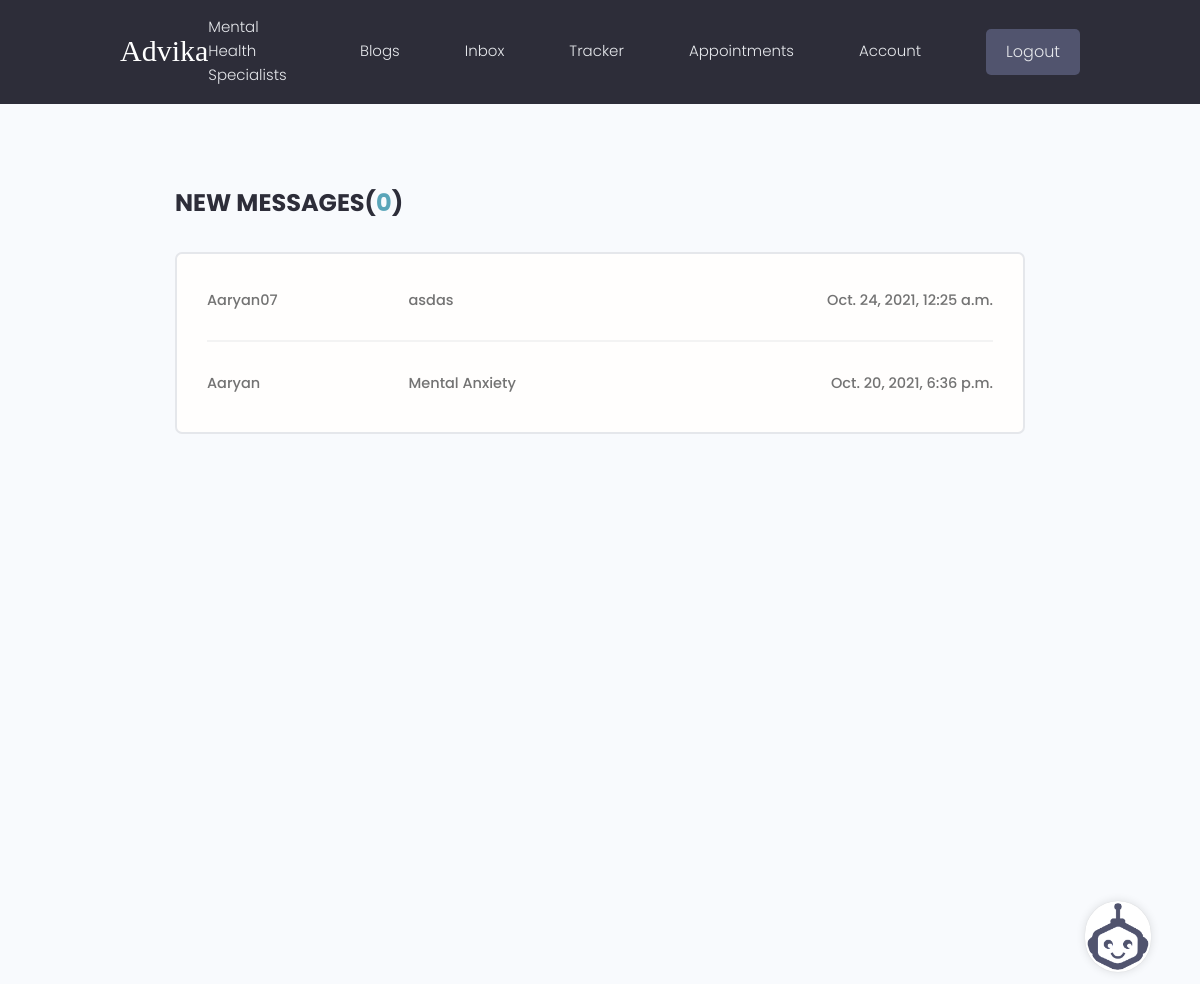
The page /inbox/ (signed in) on the database its author committed.
### users/models.py (models this page shows, shortened)
class Message(models.Model):
    sender = models.ForeignKey(Profile,on_delete=models.SET_NULL,null=True,blank=True)
    recipient = models.ForeignKey(Profile,on_delete=models.SET_NULL,null=True,blank=True,related_name = 'messages')
    name = models.CharField(max_length=200,null=True,blank=True)
    email = models.EmailField(max_length=200,null=True,blank=True)
    subject = models.CharField(max_length=200,null=True,blank=True)
    is_read = models.BooleanField(default=False,null=True)
    body = models.TextField()
    created = models.DateTimeField(auto_now_add=True)
    id = models.UUIDField(default=uuid.uuid4, unique=True,
                          primary_key=True, editable=False)
    class Meta:
        ordering = ['is_read','-created']

### users/views.py (the view)
# urls.py: path('inbox/',views.inbox,name='inbox'),
@login_required(login_url='login')
def inbox(request):
    profile = request.user.profile
    messageRequests = profile.messages.all()
    unreadCount = messageRequests.filter(is_read=False).count()
    context = {'messageRequests': messageRequests, 'unreadCount': unreadCount}
    return render(request,'users/inbox.html',context)

### users/templates/users/inbox.html
{% extends 'main.html' %}
{% block content %}
<main class="inbox my-xl">
  <div class="content-box">
    <h3 class="inbox__title">New Messages(<span>{{unreadCount}}</span>)</h3>
    <ul class="messages">
      {% for message in messageRequests %}
      {% if message.is_read == False %}
      <li class="message message--unread">
        {% else %}
      <li class="message">
        {% endif %}
        <a href="{% url 'message' message.id %}">
          <span class="message__author">{{message.name}}</span>
          <span class="message__subject">{{message.subject}}</span>
          <span class="message__date">{{message.created}}</span>
        </a>
      </li>
      {% endfor %}
    </ul>
  </div>
</main>
{% endblock content %}

### static/styles/app.css (style rules this page uses)
:root { --color-sub: #2d2d39; }
.content-box { width: 95%; max-width: 85rem; margin: 0 auto; }
.inbox { height: 90vh; }
.inbox__title, .inbox__title span { font-size: 2.4rem; font-weight: 700; color: var(--color-sub); text-transform: uppercase; text-align: left; margin-bottom: 3rem; }
.inbox__title span { color: var(--color-main); }
.messages { list-style: none; background: var(--color-white); padding: 0.5rem 3rem; border: 2px solid var(--color-light); border-radius: 0.7rem; }
.message { padding: 2.5rem 0; }
.message > a span { font-size: 1.45rem; font-weight: 500; }
.message:not(:last-child) { border-bottom: 2px solid var(--color-white-light); }
.message > a { display: flex; gap: 1rem; }
.message__author, .message__date { flex-basis: 25%; }
.message__subject { flex-basis: 50%; }
.message__date { text-align: right; }

### static/styles/chatbot.css (style rules this page uses)
.message { margin-top: 5px; margin-bottom: 5px; margin-right: 0; margin-left: 0; }

### static/uikit/styles/modules/_variables.css (style rules this page uses)
:root { --color-main: #5aa5b9; --color-main-light: #e6faff; --color-sub: #3f4156; --color-sub-light: #51546e; --color-sub-lighter: #ededfd; --color-text: #737373; --color-gray: #8b8b8b; --color-light: #e5e7eb; --color-light-gray: #767676; --color-bg: #f8fafd; --color-white: #fffefd; --color-white-light: #f3f3f3; --color-success: #359e64; --color-success-bg: #def8e8; --color-error: #fc4b0b; --color-error-bg: #fff2ee; --font-base: 'Poppins', arial, helvetica, 'Segoe UI', roboto, ubuntu, sans-serif; --font-monospace: 'Fira Code', 'Courier New', courier, monospace; --font-regular: 300; --font-medium: 500; --font-bold: 700; --generic-shadow: 1px 1px 5px #00000010; --generic-transition: all 0.3s ease-in-out; }

### static/uikit/styles/modules/_base.css (style rules this page uses)
* { margin: 0; padding: 0; box-sizing: border-box; text-rendering: optimizeLegibility; color: inherit; font-size: inherit; }
html { font-size: 50%; }
@media only screen and (min-width: 480px) { html { font-size: 56.25%; } }
@media only screen and (min-width: 1200px) { html { font-size: 62.5%; } }
body { line-height: 1.6; font-weight: 400; font-size: 1.5rem; color: var(--color-text); background-color: var(--color-bg); min-height: 100vh; }

### static/uikit/styles/modules/_typography.css (style rules this page uses)
* { font-family: var(--font-base); }
h3 { font-size: 3.2rem; font-weight: var(--font-medium); }
p, span, strong { font-size: 1.6rem; color: var(--color-text); font-weight: var(--font-regular); }
a { padding-bottom: 2px; text-decoration: none; display: inline-block; color: var(--color-main); font-weight: var(--font-medium); }

### static/uikit/styles/modules/_utilities.css (style rules this page uses)
.my-xl { margin: 8rem auto; }

### rows shown on the page
Message: name "Aaryan07", subject "asdas", created "Oct. 24, 2021, 12:25 a.m."
Message: name "Aaryan", subject "Mental Anxiety", created "Oct. 20, 2021, 6:36 p.m."

### other values the page prints
{{ unreadCount }} "0"
